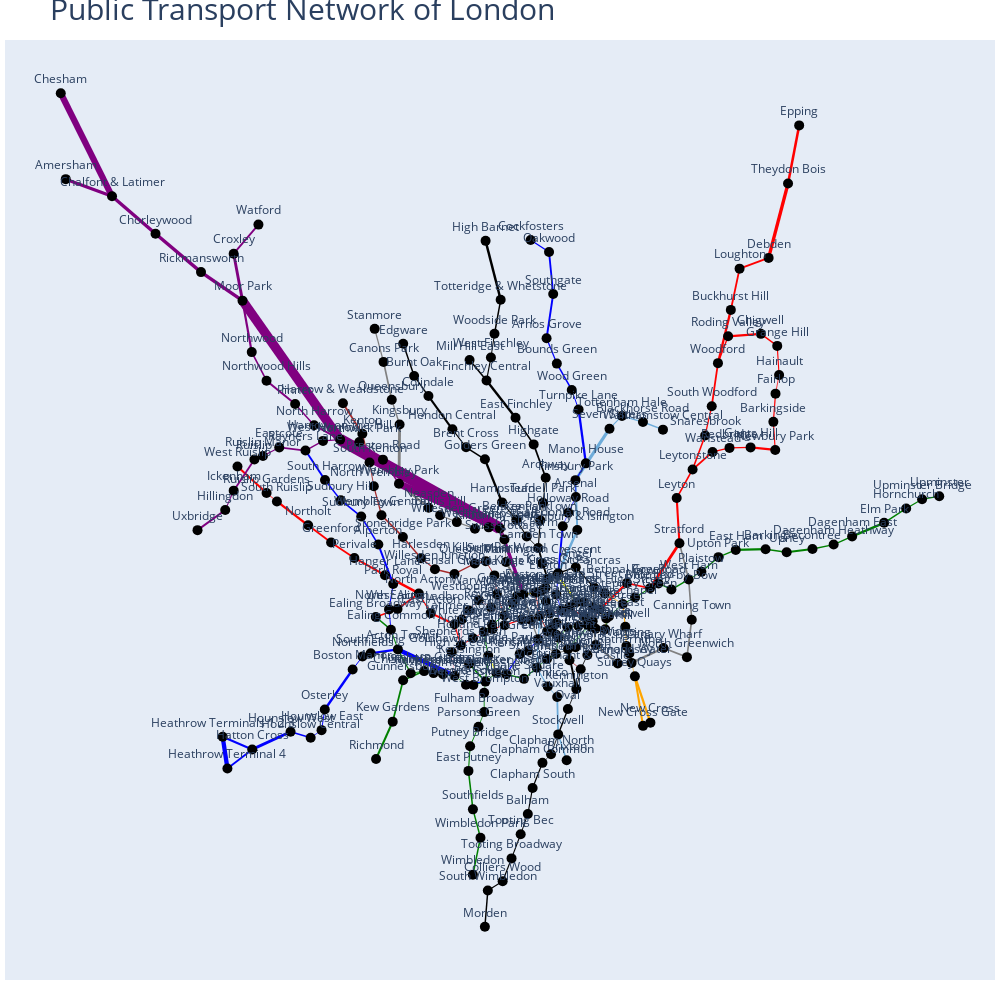

Notebook source saved alongside this figure:
### Code cell
import pandas as pd
import networkx as nx
import plotly.graph_objects as go

def draw_network(stations, edges, lines, figsize=(10, 10)):
    MyGraph = nx.Graph()
    
    # Add nodes
    for index, row in stations.iterrows():
        MyGraph.add_node(row['Station'], npos=(row['Longitude'], row['Latitude']), color='black', border='black')
    
    # Add edges
    for index, row in edges.iterrows():
        first_line = row['Line']
        line_color = df_lines[df_lines['Line'] == first_line]['Color'].values[0]
        MyGraph.add_edge(row['Station from (A)'], row['Station to (B)'], weight=row['Distance (Kms)'], color=line_color)
        
    # Extract attributes from the graph to dictionaries
    pos = nx.get_node_attributes(MyGraph, 'npos')
    edgecolor = nx.get_edge_attributes(MyGraph, 'color')
    edgeweight = nx.get_edge_attributes(MyGraph, 'weight')

    # Create edge traces
    edge_trace = []
    for edge in MyGraph.edges(data=True):
        x0, y0 = pos[edge[0]]
        x1, y1 = pos[edge[1]]
        color = edge[2]['color']
        weight = edge[2]['weight']
        edge_trace.append(
            go.Scatter(
                x=[x0, x1, None],
                y=[y0, y1, None],
                line=dict(width=weight, color=color),
                hoverinfo='none',
                mode='lines'
            )
        )

    # Create node traces
    node_trace = go.Scatter(
        x=[pos[node][0] for node in MyGraph.nodes()],
        y=[pos[node][1] for node in MyGraph.nodes()],
        text=[node for node in MyGraph.nodes()],
        mode='markers+text',
        textposition='top center',
        marker=dict(size=10, color='black'),
        hoverinfo='text'
    )

    # Create plot layout
    layout = go.Layout(
        title='Public Transport Network of London',
        titlefont_size=30,
        showlegend=False,
        hovermode='closest',
        margin=dict(b=20, l=5, r=5, t=40),
        xaxis=dict(showgrid=False, zeroline=False, showticklabels=False),
        yaxis=dict(showgrid=False, zeroline=False, showticklabels=False),
        height=figsize[1] * 100,  # Scale the figure size appropriately
        width=figsize[0] * 100
    )

    # Create figure
    fig = go.Figure(data=edge_trace + [node_trace], layout=layout)

    # Display the figure
    fig.show()

# Sample usage with assumed DataFrames
draw_network(df_stations_1, df, df_lines)
